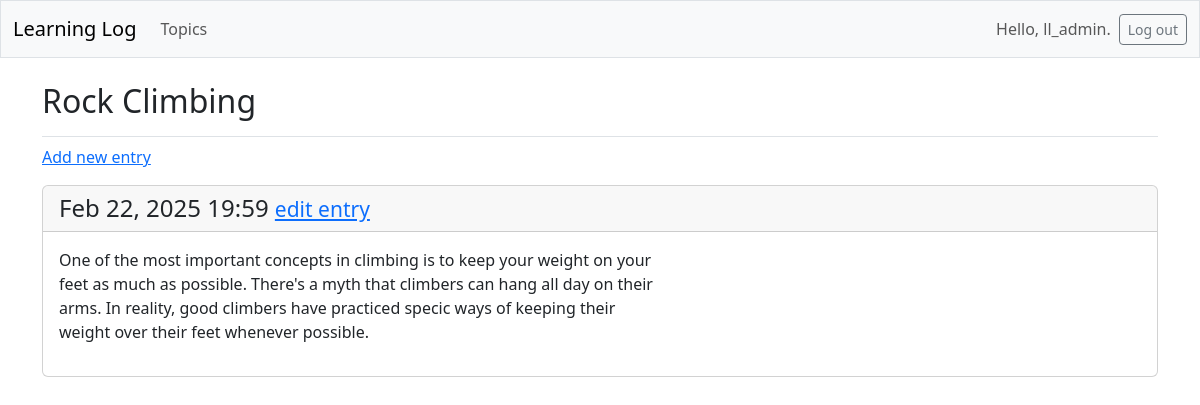
The page /topics/2/ (signed in) on the database its author committed.
### learning_logs/models.py (models this page shows, shortened)
class Topic(models.Model):
    text = models.CharField(max_length=200)
    date_added = models.DateTimeField(auto_now_add=True)
    owner = models.ForeignKey(User, on_delete=models.CASCADE)    # Clave foranea con el modelo de user

class Entry(models.Model):
    topic = models.ForeignKey(Topic, on_delete=models.CASCADE)
    text = models.TextField()
    date_added = models.DateTimeField(auto_now_add=True)
    class Meta:
        verbose_name_plural = 'entries'

### learning_logs/views.py (the view)
# urls.py: path('topics/<int:topic_id>/', views.topic, name='topic'),
@login_required
def topic(request, topic_id):
    topic = Topic.objects.get(id=topic_id)
    if topic.owner != request.user:
        raise Http404
    entries = topic.entry_set.order_by('-date_added')
    context = {'topic': topic, 'entries': entries}
    return render(request, 'learning_logs/topic.html', context)

### learning_logs/templates/learning_logs/topic.html
{% extends 'learning_logs/base.html' %}
{% block page_header %}
<h2>{{ topic.text }}</h2>
{% endblock page_header %}
{% block content %}
<p>
    <a href="{% url 'learning_logs:new_entry' topic.id %}">Add new entry</a>
</p>
{% for entry in entries %}
<div class="card mb-3">
     <h4 class="card-header">
         {{ entry.date_added|date:'M d, Y H:i' }}
         <small><a href="{% url 'learning_logs:edit_entry' entry.id %}">edit entry</a></small>
        </h4>
         <div class="card-body">{{ entry.text|linebreaks }}</div>
    </div>
    {% empty %}
    <p>There are no entried for thid topic yet.</p>
    {% endfor %}
    {% endblock content %}

### learning_logs/templates/learning_logs/base.html (shortened to what this page needs)
<!doctype html>
<html lang="en">
<head>
  {% load django_bootstrap5 %}
  {% bootstrap_css %}
</head>
<body>
  <nav class="navbar navbar-expand-md navbar-light bg-light mb-4 border">
    <div class="container-fluid">
      <a class="navbar-brand" href="{% url 'learning_logs:index' %}">
          Learning Log</a>
      <div class="collapse navbar-collapse" id="navbarCollapse">
        <ul class="navbar-nav me-auto mb-2 mb-md-0">
          <li class="nav-item">
            <a class="nav-link" href="{% url 'learning_logs:topics' %}">
              Topics</a></li>
        </ul>
        <ul class="navbar-nav ms-auto mb-2 mb-md-0">
          {% if user.is_authenticated %}
            <li class="nav-item">
              <span class="navbar-text me-2">Hello, {{ user.username }}.
                </span></li>
          {% endif %}
        </ul>
        {% if user.is_authenticated %}
          <form action="{% url 'accounts:logout' %}" method='post'>
            <button name='submit' class='btn btn-outline-secondary btn-sm'>
              Log out</button>
          </form>
        {% endif %}
      </div>
    </div>
  </nav>
  <main class="container">
    <div class="pb-2 mb-2 border-bottom">
      {% block page_header %}{% endblock page_header %}
    </div>
    <div>
      {% block content %}{% endblock content %}
    </div>
  </main>
</body>
</html>

### rows shown on the page
Topic: text "Rock Climbing"
Entry: date_added "Feb 22, 2025 19:59", text "One of the most important concepts in climbing is to keep your weight on your feet as much as possible. There's a myth that climbers can hang all day on their arms. In reality, good climbers have practiced specic ways of keeping their weight over their feet whenever possible."

### other values the page prints
{{ user.username }} "ll_admin"
